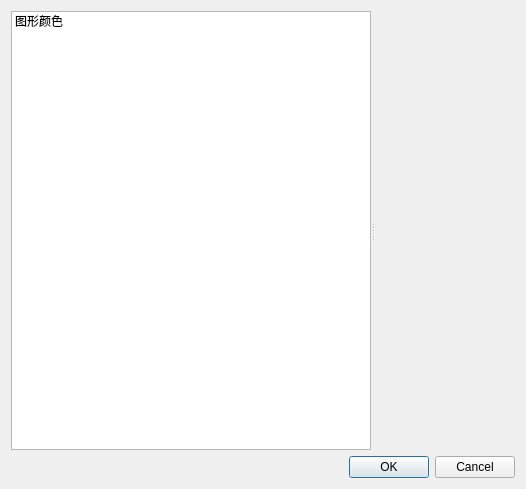
<?xml version="1.0" encoding="UTF-8"?>
<ui version="4.0">
 <class>Setting</class>
 <widget class="QDialog" name="Setting">
  <property name="geometry">
   <rect>
    <x>0</x>
    <y>0</y>
    <width>526</width>
    <height>489</height>
   </rect>
  </property>
  <property name="windowTitle">
   <string>Dialog</string>
  </property>
  <layout class="QVBoxLayout" name="verticalLayout">
   <item>
    <widget class="QSplitter" name="splitter">
     <property name="orientation">
      <enum>Qt::Horizontal</enum>
     </property>
     <widget class="QListWidget" name="listWidget">
      <property name="minimumSize">
       <size>
        <width>0</width>
        <height>0</height>
       </size>
      </property>
      <property name="sizeIncrement">
       <size>
        <width>0</width>
        <height>0</height>
       </size>
      </property>
      <item>
       <property name="text">
        <string>图形颜色</string>
       </property>
      </item>
     </widget>
     <widget class="QWidget" name="setting_widget" native="true"/>
    </widget>
   </item>
   <item>
    <widget class="QDialogButtonBox" name="buttonBox">
     <property name="orientation">
      <enum>Qt::Horizontal</enum>
     </property>
     <property name="standardButtons">
      <set>QDialogButtonBox::Cancel|QDialogButtonBox::Ok</set>
     </property>
    </widget>
   </item>
  </layout>
 </widget>
 <resources/>
 <connections>
  <connection>
   <sender>buttonBox</sender>
   <signal>accepted()</signal>
   <receiver>Setting</receiver>
   <slot>accept()</slot>
   <hints>
    <hint type="sourcelabel">
     <x>248</x>
     <y>254</y>
    </hint>
    <hint type="destinationlabel">
     <x>157</x>
     <y>274</y>
    </hint>
   </hints>
  </connection>
  <connection>
   <sender>buttonBox</sender>
   <signal>rejected()</signal>
   <receiver>Setting</receiver>
   <slot>reject()</slot>
   <hints>
    <hint type="sourcelabel">
     <x>316</x>
     <y>260</y>
    </hint>
    <hint type="destinationlabel">
     <x>286</x>
     <y>274</y>
    </hint>
   </hints>
  </connection>
 </connections>
</ui>
